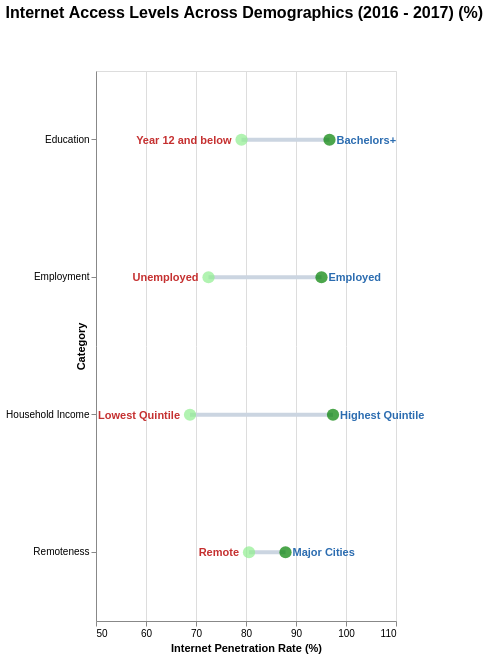

Specify this chart in Vega-Lite:
### Vega-Lite specification from a JSON file in a GitHub repository (floating-point values rounded to 4 significant figures)
{"$schema": "https://vega.github.io/schema/vega-lite/v5.json", "title": {"text": "Internet Access Levels Across Demographics (2016 - 2017) (%)", "fontSize": 16, "anchor": "start", "offset": 50}, "data": {"values": [{"category": "Household Income", "low-group": "Lowest Quintile", "low_pct": 68.8, "high-group": "Highest Quintile", "high_pct": 97.4, "gap": 28.6}, {"category": "Employment", "low-group": "Unemployed", "low_pct": 72.5, "high-group": "Employed", "high_pct": 95.1, "gap": 22.6}, {"category": "Education", "low-group": "Year 12 and below", "low_pct": 79.1, "high-group": "Bachelors+", "high_pct": 96.7, "gap": 17.6}, {"category": "Remoteness", "low-group": "Remote", "low_pct": 80.6, "high-group": "Major Cities", "high_pct": 87.9, "gap": 7.3}]}, "width": "container", "height": 550, "layer": [{"description": "Connecting line between min and max group", "mark": {"type": "rule", "color": "#cbd5e1", "strokeWidth": 4}, "encoding": {"y": {"field": "category", "type": "nominal", "sort": ["Household Income", "Employment", "Education", "Remoteness"], "axis": {"title": "Category", "titleX": -10, "titleAngle": -90}}, "x": {"field": "low_pct", "type": "quantitative", "title": "Internet Penetration Rate (%)", "scale": {"domain": [53, 110]}}, "x2": {"field": "high_pct"}}}, {"mark": {"type": "point", "filled": true, "size": 150, "color": "lightgreen"}, "encoding": {"y": {"field": "category", "type": "nominal"}, "x": {"field": "low_pct", "type": "quantitative"}, "tooltip": [{"field": "category", "title": "Category"}, {"field": "low-group", "title": "Lowest Group"}, {"field": "low_pct", "title": "Penetration Rate (%)"}]}}, {"mark": {"type": "point", "filled": true, "size": 150, "color": "green"}, "encoding": {"y": {"field": "category", "type": "nominal"}, "x": {"field": "high_pct", "type": "quantitative"}, "tooltip": [{"field": "category", "title": "Category"}, {"field": "high-group", "title": "Lowest Group"}, {"field": "high_pct", "title": "Penetration Rate (%)"}]}}, {"description": "Lowest Group Label", "mark": {"type": "text", "align": "right", "dx": -10, "dy": 1, "color": "#c53030", "fontWeight": "bold", "fontSize": 11}, "encoding": {"y": {"field": "category", "type": "nominal"}, "x": {"field": "low_pct", "type": "quantitative"}, "text": {"field": "low-group", "type": "nominal"}}}, {"description": "Highest Group Label", "mark": {"type": "text", "align": "left", "dx": 7, "dy": 1, "color": "#2b6cb0", "fontWeight": "bold", "fontSize": 11}, "encoding": {"y": {"field": "category", "type": "nominal"}, "x": {"field": "high_pct", "type": "quantitative"}, "text": {"field": "high-group", "type": "nominal"}}}]}
